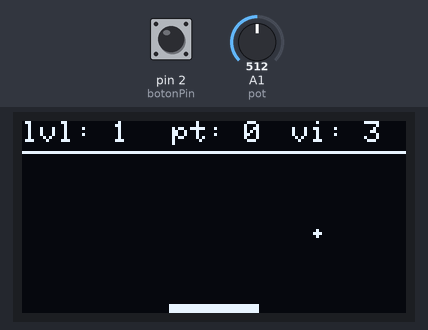
Bench run of a sketch on a simulated Arduino Uno, built with avr-gcc and run on an emulated ATmega328P. On the bench: 128×64 one-colour display. The test bench sets the inputs (shaded band); at power-on: A1 (pot) = 512, pin 2 (botonPin) HIGH.

Above: at 1.2 s.
1.3 s: A1 (pot) set to 900
At 1.78 s:
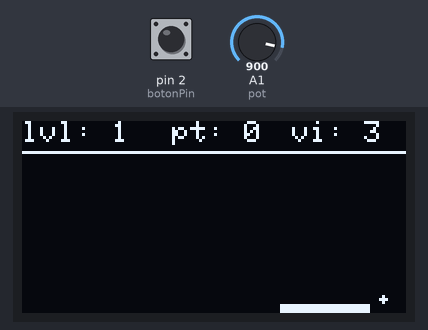
4.3 s: pin 2 (botonPin) pulled LOW for 3.2 s
8.1 s: A1 (pot) set to 716
At 8.35 s:
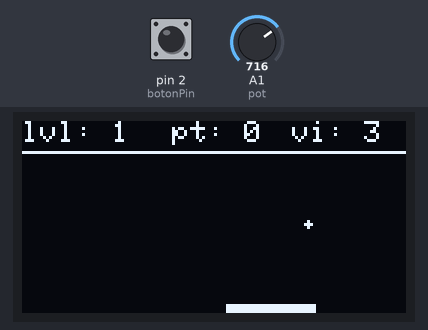
11.1 s: pin 2 (botonPin) pulled LOW for 1 s
12.7 s: A1 (pot) set to 511
At 13.05 s:
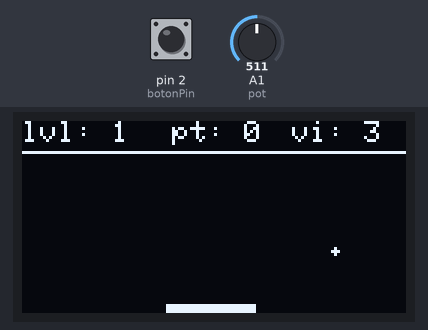
17.6 s: pin 2 (botonPin) pulled LOW for 0.15 s
At 19.7 s:
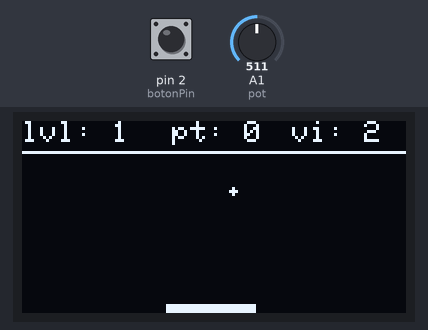
Timing chart, 0 to 21.2 s (numbered marks = the images above; inputs shaded):
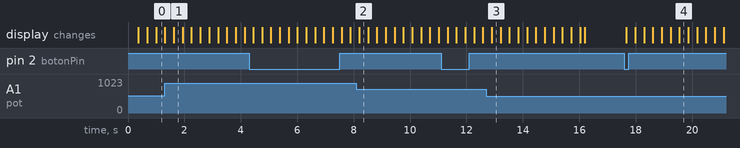

The sketch:

game_sep21c_eduardo.ino
```cpp
#include <SPI.h>
#include <Wire.h>
#include <Adafruit_GFX.h>
#include <Adafruit_SSD1306.h>

#define SCREEN_WIDTH 128
#define SCREEN_HEIGHT 64
#define OLED_RESET -1
#define SCREEN_ADDRESS 0x3C
Adafruit_SSD1306 display(SCREEN_WIDTH, SCREEN_HEIGHT, &Wire, OLED_RESET);

const int pot = A1;
int potValue;
int plataformaX;
int plataformaY;
int plataformaWidth = 30;
int plataformaHeight = 3;
int plataformaSpeed = 2;

int pelotaX;
int pelotaY;
int pelotaSpeedX = 1;
int pelotaSpeedY = -1;
int pelotaSize = 1;

const int botonPin = 2; // Botón conectado al pin D2

bool juegoActivo = true;

unsigned long lastUpdateTime = 0;
const unsigned long updateInterval = 15; // Intervalo de actualización en milisegundos

void setup() {
  Serial.begin(9600);
  display.begin(SSD1306_SWITCHCAPVCC, SCREEN_ADDRESS);
  pinMode(pot, INPUT);

  // Configura el pin del botón como entrada con pull-up interno
  pinMode(botonPin, INPUT_PULLUP);

  // Inicializa la posición inicial de la plataforma
  plataformaX = (SCREEN_WIDTH - plataformaWidth) / 2;
  plataformaY = SCREEN_HEIGHT - 3;  // Puedes ajustar la posición inicial

  // Inicializa la posición inicial de la pelota
  pelotaX = SCREEN_WIDTH / 2;
  pelotaY = SCREEN_HEIGHT / 2 - 15; // Puedes ajustar la posición inicial de la pelota
}

int nivel = 1;
int puntos = 0;
int vidas = 3;

int x1 = 50;
int x2 = 80;

void loop() {
  unsigned long currentTime = millis();

  if (juegoActivo) {
    // Actualiza el juego solo si ha pasado el tiempo de actualización
    if (currentTime - lastUpdateTime >= updateInterval) {
      lastUpdateTime = currentTime;

      display.clearDisplay();
      display.setTextSize(1);
      display.setTextColor(WHITE);
      display.setCursor(0, 0);
      display.print("lvl: ");
      display.print(nivel);
      display.setCursor(50, 0);
      display.print("pt: ");
      display.print(puntos);
      display.setCursor(90, 0);
      display.print("vi: ");
      display.print(vidas);

      display.drawLine(0, 10, SCREEN_WIDTH, 10, WHITE);

      // Lógica
      potValue = analogRead(pot);
      plataformaX = map(potValue, 0, 1023, 0, SCREEN_WIDTH - plataformaWidth);

      // Mueve la pelota
      pelotaX += pelotaSpeedX;
      pelotaY += pelotaSpeedY;

      // Colisión con la plataforma
      if (pelotaY + pelotaSize >= plataformaY && pelotaX >= plataformaX && pelotaX <= plataformaX + plataformaWidth) {
        pelotaSpeedY = -pelotaSpeedY;
        puntos++;
      }

      // Colisión con los límites laterales
      if (pelotaX + pelotaSize >= SCREEN_WIDTH || pelotaX <= 0) {
        pelotaSpeedX = -pelotaSpeedX;
      }

      // Colisión con el límite superior
      if (pelotaY <= 10) {
        pelotaSpeedY = -pelotaSpeedY;
      }

      // Si la pelota se va por debajo de la pantalla, resta una vida y reinicia la posición de la pelota
      if (pelotaY >= SCREEN_HEIGHT) {
        vidas--;
        pelotaX = SCREEN_WIDTH / 2;
        pelotaY = SCREEN_HEIGHT / 2 - 15;
      }

      // Si se pierden todas las vidas, muestra "GAME OVER" y desactiva el juego
      if (vidas <= 0) {
        display.setTextSize(2);
        display.setCursor(10, 25);
        display.print("GAME OVER");
        juegoActivo = false;
      } else {
        // Si se alcanzan 10 puntos, sube de nivel y aumenta la velocidad de la pelota
        if (puntos >= 10) {
          nivel++;
          puntos = 0;
          pelotaSpeedX++; // Aumenta la velocidad en el eje X
          pelotaSpeedY--; // Aumenta la velocidad en el eje Y
        }
      }

      // Dibuja la plataforma en la pantalla
      display.fillRect(plataformaX, plataformaY, plataformaWidth, plataformaHeight, SSD1306_WHITE);

      // Dibuja la pelota
      display.fillCircle(pelotaX, pelotaY, pelotaSize, SSD1306_WHITE);

      display.display();
    }
  } else {
    // Juego inactivo, muestra "GAME OVER" y espera a que se presione el botón para reiniciar
    display.clearDisplay();
    display.setTextSize(2);
    display.setTextColor(WHITE);
    display.setCursor(10, 25);
    display.print("GAME OVER");

    // Verifica si se ha presionado el botón para reiniciar el juego
    if (digitalRead(botonPin) == LOW) {
      juegoActivo = true;
      nivel = 1;
      puntos = 0;
      vidas = 3;
      pelotaSpeedX = 1;
      pelotaSpeedY = -1;
      pelotaX = SCREEN_WIDTH / 2;
      pelotaY = SCREEN_HEIGHT / 2 - 15;
    }

    display.display();
  }
}
// TODO: Eliminar la colisión de rebote de la pelota en la plataforma inferiors
```

Measured:
- after the input at 17.6 s, the display: first changes after 0.07 s (image 4 shows a later state)
